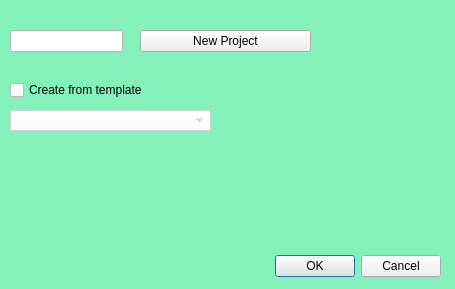
<?xml version="1.0" encoding="UTF-8"?>
<ui version="4.0">
 <class>Dialog</class>
 <widget class="QDialog" name="Dialog">
  <property name="geometry">
   <rect>
    <x>0</x>
    <y>0</y>
    <width>455</width>
    <height>289</height>
   </rect>
  </property>
  <property name="sizePolicy">
   <sizepolicy hsizetype="Fixed" vsizetype="Fixed">
    <horstretch>0</horstretch>
    <verstretch>0</verstretch>
   </sizepolicy>
  </property>
  <property name="minimumSize">
   <size>
    <width>455</width>
    <height>289</height>
   </size>
  </property>
  <property name="baseSize">
   <size>
    <width>455</width>
    <height>289</height>
   </size>
  </property>
  <property name="windowTitle">
   <string>Dialog</string>
  </property>
  <property name="styleSheet">
   <string notr="true">
QDialog
{
background-color:#84f1ba;
color:#394040;
}
QLineEdit
{
background-color: #ffffff;
}
QComboBox
{
background-color: #ffffff;
}

QComboBox
{
background-color: #ffffff;
selection-color: #7ee297;
}</string>
  </property>
  <widget class="QDialogButtonBox" name="buttonBox">
   <property name="geometry">
    <rect>
     <x>100</x>
     <y>250</y>
     <width>341</width>
     <height>32</height>
    </rect>
   </property>
   <property name="orientation">
    <enum>Qt::Horizontal</enum>
   </property>
   <property name="standardButtons">
    <set>QDialogButtonBox::Cancel|QDialogButtonBox::Ok</set>
   </property>
  </widget>
  <widget class="QCheckBox" name="checkBox">
   <property name="geometry">
    <rect>
     <x>10</x>
     <y>80</y>
     <width>171</width>
     <height>20</height>
    </rect>
   </property>
   <property name="text">
    <string>Create from template</string>
   </property>
  </widget>
  <widget class="QLineEdit" name="lineEdit">
   <property name="geometry">
    <rect>
     <x>10</x>
     <y>30</y>
     <width>113</width>
     <height>22</height>
    </rect>
   </property>
  </widget>
  <widget class="QPushButton" name="NewProjectButton">
   <property name="geometry">
    <rect>
     <x>140</x>
     <y>30</y>
     <width>171</width>
     <height>22</height>
    </rect>
   </property>
   <property name="text">
    <string>New Project</string>
   </property>
  </widget>
  <widget class="QComboBox" name="comboBox">
   <property name="enabled">
    <bool>false</bool>
   </property>
   <property name="geometry">
    <rect>
     <x>10</x>
     <y>110</y>
     <width>201</width>
     <height>21</height>
    </rect>
   </property>
  </widget>
 </widget>
 <resources/>
 <connections>
  <connection>
   <sender>buttonBox</sender>
   <signal>accepted()</signal>
   <receiver>Dialog</receiver>
   <slot>accept()</slot>
   <hints>
    <hint type="sourcelabel">
     <x>248</x>
     <y>254</y>
    </hint>
    <hint type="destinationlabel">
     <x>157</x>
     <y>274</y>
    </hint>
   </hints>
  </connection>
  <connection>
   <sender>buttonBox</sender>
   <signal>rejected()</signal>
   <receiver>Dialog</receiver>
   <slot>reject()</slot>
   <hints>
    <hint type="sourcelabel">
     <x>316</x>
     <y>260</y>
    </hint>
    <hint type="destinationlabel">
     <x>286</x>
     <y>274</y>
    </hint>
   </hints>
  </connection>
 </connections>
</ui>
